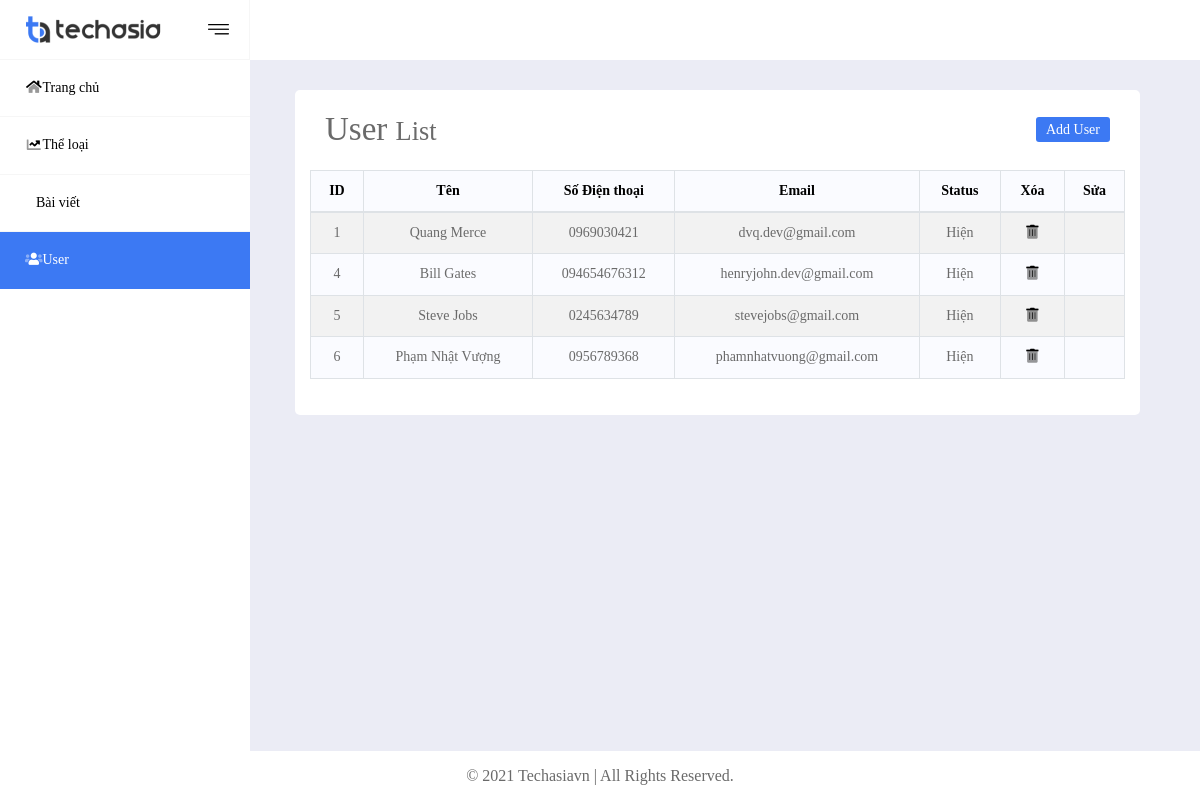
Screenshot of /users with the database file from the repository.
### tables this page shows
CREATE TABLE IF NOT EXISTS `user` (
  `id` bigint(20) unsigned NOT NULL AUTO_INCREMENT,
  `image` varchar(400) NOT NULL COMMENT 'Avatar',
  `name` varchar(255) NOT NULL COMMENT 'Tên đầy đủ',
  `slug` varchar(300) DEFAULT NULL,
  `phone` varchar(20) DEFAULT NULL COMMENT 'Số điện thoại',
  `email` varchar(50) NOT NULL COMMENT 'Địa chỉ Email',
  `address` varchar(200) DEFAULT NULL COMMENT 'Địa chỉ',
  `gender` tinyint(4) DEFAULT NULL COMMENT 'Giới tính',
  `birthday` datetime DEFAULT '1912-01-01 00:00:00' COMMENT 'Ngày sinh',
  `info` varchar(1000) DEFAULT NULL COMMENT 'Thông tin thêm',
  `password` varchar(255) NOT NULL COMMENT 'Mật khẩu đăng nhập',
  `level` tinyint(4) NOT NULL DEFAULT '2' COMMENT 'Cấp độ phân quyền: 1: Tài khoản hệ thống - 2: Tài khoản viết bài - 3: Tài khoản quản lý bài viết - 4: Tài khoản biên tập sản phẩm/dự án - 5: Tài khoản quản lý sản phẩm/dự án ',
  `created_at` timestamp NOT NULL DEFAULT CURRENT_TIMESTAMP,
  `updated_at` timestamp NOT NULL DEFAULT CURRENT_TIMESTAMP,
  PRIMARY KEY (`id`),
  UNIQUE KEY `users_email_unique` (`email`),
  KEY `users_id_index` (`id`)
);

### Core/Controller.php (called while the page is built, shortened)
<?php
class Controller{
	public function model($model){
		$filter = filter_var(rtrim($model, "/"), FILTER_SANITIZE_URL);
		return new $modelUrl[1];
	}
	public function view($view, $data=[]){
		require_once 'Views/'.$view.'.php';
	}
}
?>

### Controllers/admin/users.php (called while the page is built)
<?php
class Users extends Controller
{
	function index(){
		$user = $this->model('admin/UsersModel');
		$this->view('Admin/master',[
			"Page"=>'user_list',
			"data"=>$user->index()
		]);
	}
}
?>

### Core/App.php (called while the page is built, shortened)
<?php
 class App{
 	protected $action= "index";
 	function __Construct(){
 		$action_ = $this->action;
 		$arr = $this->UrlProcess();
 		if (file_exists('Controllers/admin/'.$arr[0].'.php')) {
		    $controller_ = $arr[0];
		    unset($arr[0]);
		}
	    $controller_ = new $controller_;
	    $params_ = $arr ? array_values($arr) : [];
	    call_user_func_array([$controller_,$action_],$params_);
 	}
 	function UrlProcess(){
 		if (isset($_GET['url'])) {
 			$filter = filter_var(rtrim($_GET['url'], "/"), FILTER_SANITIZE_URL);
 			return explode("/", $filter);
 		}
 	}
 }
?>

### index.php (called while the page is built, shortened)
<?php
 require_once "Core/App.php";
 require_once "Core/Controller.php";
 require_once "Core/database.php";
	$myController = new App();
?>

### Core/database.php (called while the page is built, shortened)
<?php
class database {
    private $servername = 'localhost';
    private $username = 'root';
    private $password = '';
    private $dbname = 'mvc_blog';
    function __construct(){
      $sql = "mysql:host=$this->servername;dbname=$this->dbname";
  		$this->conn = new PDO($sql, $this->username,"$this->password",[
  			PDO:: MYSQL_ATTR_INIT_COMMAND => 'SET NAMES utf8',
  			PDO:: ATTR_DEFAULT_FETCH_MODE => PDO::FETCH_OBJ
  		]);
    }
}

### Models/admin/UsersModel.php (called while the page is built)
<?php
 class UsersModel extends database
 {
 	public function index(){
 		try{
	 		$userModel = "SELECT * FROM user";
	 		$userQuery = $this->conn->prepare($userModel);
			$userQuery -> setFetchMode(PDO::FETCH_OBJ);
			$userQuery->execute();
			$query = $userQuery->fetchAll();
			return $query;
		}catch(PDOException $e){
			echo $e->getMessage();
			return [];
		}
 	}
 }
?>

### Views/Admin/user_list.php (the view)
<div class="container-fluid">
    <div class="row">
        <div class="col-lg-12">
            <h1 class="page-header">User
                <small>List</small>
            </h1>
            <p class="addQuery"> <a href="/users/add">Add User</a></p>
        </div>
        <table class="table table-striped table-bordered table-hover" id="customers">
            <thead>
                <tr align="center">
                    <th>ID</th>
                    <th>Tên</th>
                    <th>Số Điện thoại</th>
                    <th>Email</th>
                    <th>Status</th>
                    <th>Xóa</th>
                    <th>Sửa</th>
                </tr>
            </thead>
            <tbody>
                <?php foreach ($data['data'] as $val) { ?>
                <tr class="odd gradeX" align="center">
                    <td><?= $val->id ?></td>
                    <td><?= $val->name ?></td>
                    <td><?= $val->phone ?></td>
                    <td><?= $val->email ?></td>
                    <td>Hiện</td>
                    <td class="center"><a href="#"><i class="fad fa-trash-alt"></i></a></td>
                    <td class="center"><a href="#"><i class="fad fa-pencil"></i></a></td>
                </tr>
               <?php } ?>
            </tbody>
        </table>
    </div>
</div>

### Assets/Admin_asset/css/style.css (style rules this page uses)
:root { --color-gray: #EBECF5; --color-main: #FFFFFF; --color-main-green:#3C79F3; --color-border: #F6F6F6; --padding-item-control: 9px 17px 9px 17px; --margin-layout:30px; --font-bold: "Quicksand-Bold"; --font-rugular: "Quicksand-Medium"; }
* { margin: 0; padding: 0; }
*,*::before, *::after { box-sizing: border-box; }
p { margin-bottom: 0; }
a { color: black; }
body { font-family: var(--font-rugular); font-size: 14px;color:#6A6A6A;line-height: 16.41px; }
h1,h2,h3,h4,h5,h6 { margin-bottom: 0; font-family: var(--font-bold);font-size: 14px }
h1 { font-size: 33px; }
body { background: var(--color-gray) }
body .container-fluid { background: #fff;border-radius: 5px;padding: 20px 30px;position: relative; }
main#wrap-main #customers { width: 100% }
main#wrap-main #customers td, main#wrap-main #customers th { color: #6a6a6a }
main#wrap-main #customers td:last-child, main#wrap-main #customers th:last-child { width:60px; }
main#wrap-main #customers thead tr, main#wrap-main #customers tr:nth-child(even) { background: #FAFBFF }
main#wrap-main #customers th { font-family: var(--font-bold);color: #000 }
main#wrap-main .wrapper .wrap-form>.container-fluid .col-lg-12 { display: flex;justify-content: space-between;align-items: center;margin-bottom: 20px }
body .addQuery a { background: var(--color-main-green); color: #fff; text-decoration: none; padding: 5px 10px; border-radius: 3px; }
.table a { display: block; }

### rows the page displays
user: id "1", name "Quang Merce", phone "0969030421", email "dvq.dev@gmail.com"
user: id "4", name "Bill Gates", phone "094654676312", email "henryjohn.dev@gmail.com"
user: id "5", name "Steve Jobs", phone "0245634789", email "stevejobs@gmail.com"
user: id "6", name "Phạm Nhật Vượng", phone "0956789368", email "phamnhatvuong@gmail.com"
